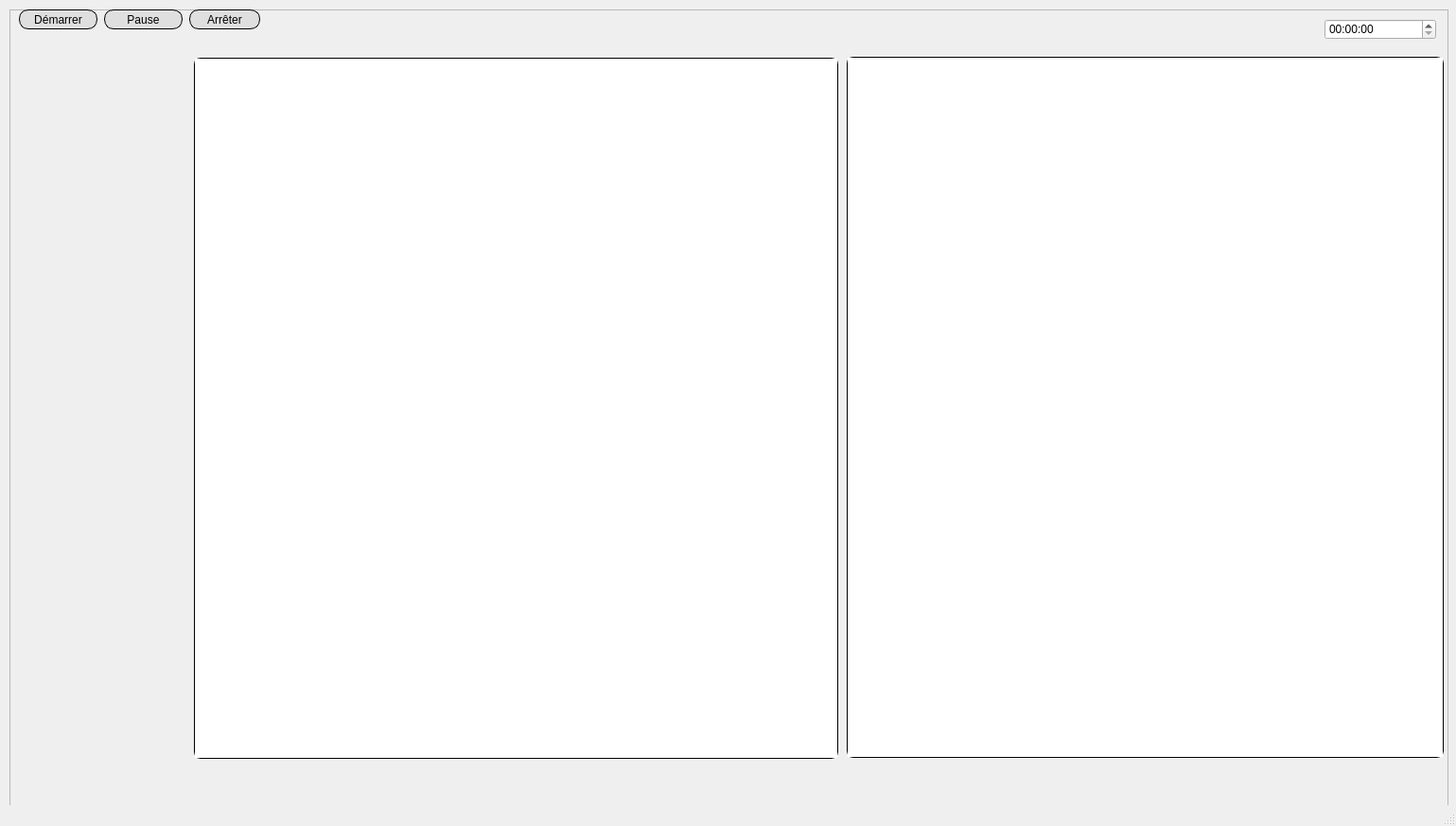
<?xml version="1.0" encoding="UTF-8"?>
<ui version="4.0">
 <class>MainWindow</class>
 <widget class="QMainWindow" name="MainWindow">
  <property name="geometry">
   <rect>
    <x>0</x>
    <y>0</y>
    <width>1539</width>
    <height>873</height>
   </rect>
  </property>
  <property name="windowTitle">
   <string>MainWindow</string>
  </property>
  <widget class="QWidget" name="centralwidget">
   <widget class="QFrame" name="Mainframe">
    <property name="geometry">
     <rect>
      <x>10</x>
      <y>10</y>
      <width>1521</width>
      <height>861</height>
     </rect>
    </property>
    <property name="maximumSize">
     <size>
      <width>16777215</width>
      <height>16777215</height>
     </size>
    </property>
    <property name="styleSheet">
     <string notr="true"/>
    </property>
    <property name="frameShape">
     <enum>QFrame::Shape::StyledPanel</enum>
    </property>
    <property name="frameShadow">
     <enum>QFrame::Shadow::Raised</enum>
    </property>
    <widget class="QPushButton" name="Start">
     <property name="geometry">
      <rect>
       <x>10</x>
       <y>0</y>
       <width>83</width>
       <height>21</height>
      </rect>
     </property>
     <property name="styleSheet">
      <string notr="true">border: 1px solid black;
background-color: rgb(223, 223, 223);
border-radius: 10px;</string>
     </property>
     <property name="text">
      <string>Démarrer</string>
     </property>
    </widget>
    <widget class="QPushButton" name="Pause">
     <property name="geometry">
      <rect>
       <x>100</x>
       <y>0</y>
       <width>83</width>
       <height>21</height>
      </rect>
     </property>
     <property name="styleSheet">
      <string notr="true">border: 0.5px solid black;
background-color: rgb(223, 223, 223);
border-radius: 10px;</string>
     </property>
     <property name="text">
      <string>Pause</string>
     </property>
    </widget>
    <widget class="QTimeEdit" name="timeEdit">
     <property name="geometry">
      <rect>
       <x>1390</x>
       <y>10</y>
       <width>118</width>
       <height>22</height>
      </rect>
     </property>
    </widget>
    <widget class="QGraphicsView" name="CuisineGraphicsView">
     <property name="geometry">
      <rect>
       <x>885</x>
       <y>50</y>
       <width>631</width>
       <height>741</height>
      </rect>
     </property>
     <property name="styleSheet">
      <string notr="true">border: 1px solid black;
background-image: url(:/build/Desktop_Qt_6_8_0_MinGW_64_bit-Debug/debug/images/carreau.jpg);
border-radius: 7px;</string>
     </property>
    </widget>
    <widget class="QGraphicsView" name="RestaurantGraphicsView">
     <property name="geometry">
      <rect>
       <x>195</x>
       <y>51</y>
       <width>681</width>
       <height>741</height>
      </rect>
     </property>
     <property name="styleSheet">
      <string notr="true">border: 1px solid black;
background-image: url(:/build/Desktop_Qt_6_8_0_MinGW_64_bit-Debug/debug/images/parquet3.jpg);
border-radius: 7px;</string>
     </property>
    </widget>
    <widget class="QPushButton" name="pushButton">
     <property name="geometry">
      <rect>
       <x>190</x>
       <y>0</y>
       <width>75</width>
       <height>21</height>
      </rect>
     </property>
     <property name="styleSheet">
      <string notr="true">border: 0.5px solid black;
background-color: rgb(223, 223, 223);
border-radius: 10px;</string>
     </property>
     <property name="text">
      <string>Arrêter</string>
     </property>
    </widget>
   </widget>
  </widget>
  <widget class="QMenuBar" name="menubar">
   <property name="geometry">
    <rect>
     <x>0</x>
     <y>0</y>
     <width>1539</width>
     <height>25</height>
    </rect>
   </property>
  </widget>
  <widget class="QStatusBar" name="statusbar"/>
 </widget>
 <resources/>
 <connections/>
</ui>
